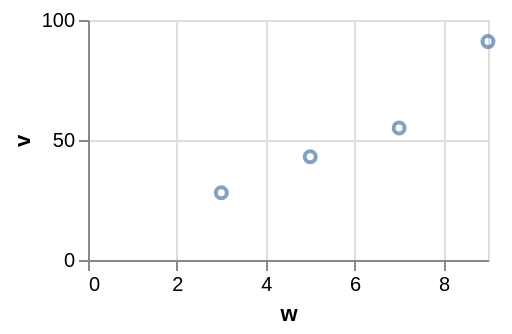

The Vega-Lite source for this figure:
### Vega-Lite specification from a JSON file in a GitHub repository (floating-point values rounded to 4 significant figures)
{"$schema": "https://vega.github.io/schema/vega-lite/v6.json", "width": 200, "height": 120, "data": {"values": [{"c": "alpha", "v": 28, "w": 3, "t": "2024-01-07"}, {"c": "beta", "v": 55, "w": 7, "t": "2024-03-19"}, {"c": "gamma", "v": 43, "w": 5, "t": "2024-06-02"}, {"c": "delta", "v": 91, "w": 9, "t": "2024-09-11"}]}, "mark": "point", "encoding": {"x": {"field": "w", "type": "quantitative"}, "y": {"field": "v", "type": "quantitative"}}, "config": {"point": {"width": 0}}}
